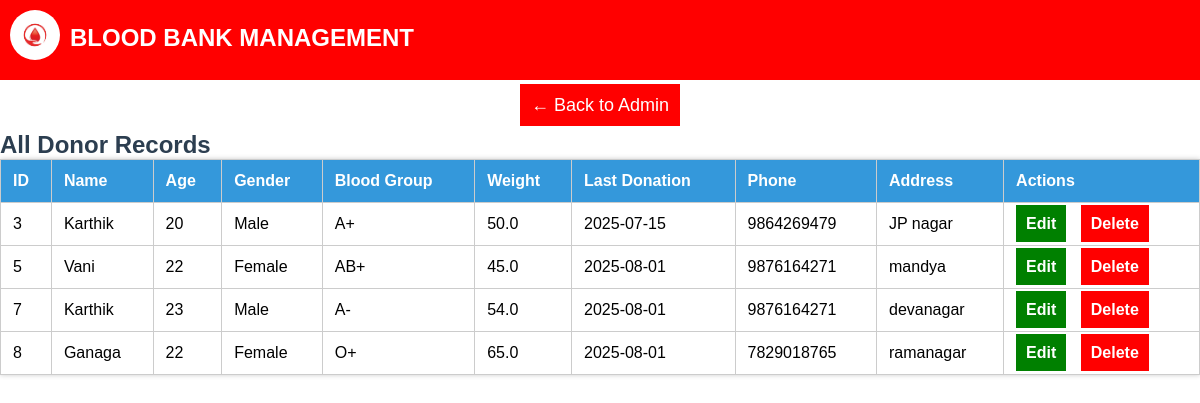
The page /manage_donor on the database as committed earlier.
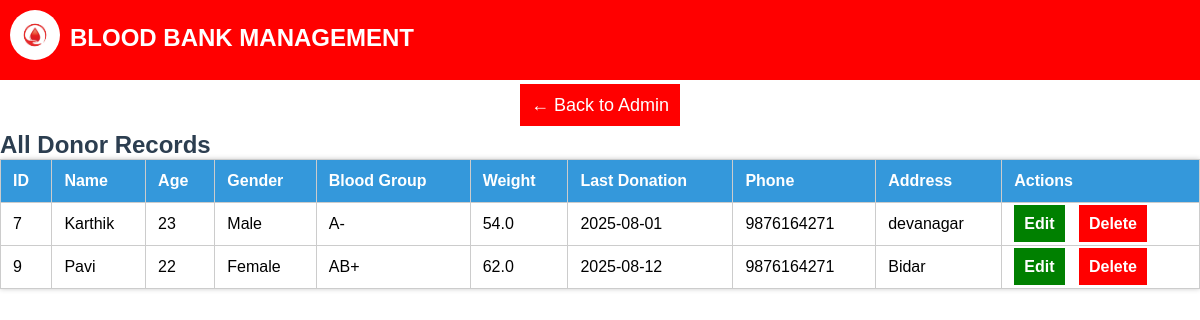
The same page on the database as committed later.
### tables this page shows
CREATE TABLE donor (
            donor_id INTEGER PRIMARY KEY AUTOINCREMENT,
            name TEXT NOT NULL,
            age INTEGER NOT NULL,
            gender TEXT NOT NULL,
            blood_group TEXT NOT NULL,
            weight REAL NOT NULL,
            last_donation TEXT NOT NULL,
            phone TEXT NOT NULL,
            address TEXT NOT NULL
        );

### app.py (the view)
@app.route('/manage_donor')
def manage_donor():
    print("Manage Donor route called")
    conn = sqlite3.connect('database.db')
    cur = conn.cursor()
    cur.execute("SELECT * FROM donor")
    donors = cur.fetchall()
    conn.close()
    print("Retreved donors: ", donors)
    return render_template('Manage_donor.html', donors=donors)

### templates/Manage_donor.html (shortened to what this page needs)
<!DOCTYPE html>
<html>
<head>
    <link rel="stylesheet" href="{{ url_for('static', filename='style1.css') }}">
</head>
<body>
     <div class="navbar">
        <p><span><img src="{{ url_for('static', filename='images/logo.png')}}" alt=""></span> <h2>BLOOD BANK MANAGEMENT</h2></p>
    </div>
    <div style="text-align: center; margin: 15px;">
        <a href="{{ url_for('admin') }}" style="font-size: 18px; text-decoration: none; color: white; border: 1px solid red; padding: 10px; background-color: red;">← Back to Admin</a>
    </div>
    <h2>All Donor Records</h2>
    <div class="container">
        <table border="1" cellpadding="10" cellspacing="0">
            <thead>
                <tr>
                    <th>ID</th><th>Name</th><th>Age</th><th>Gender</th><th>Blood Group</th>
                    <th>Weight</th><th>Last Donation</th><th>Phone</th><th>Address</th><th>Actions</th>
                </tr>
            </thead>
            <tbody>
                {% for donor in donors %}
                <tr>
                    <td>{{ donor[0] }}</td>
                    <td>{{ donor[1] }}</td>
                    <td>{{ donor[2] }}</td>
                    <td>{{ donor[3] }}</td>
                    <td>{{ donor[4] }}</td>
                    <td>{{ donor[5] }}</td>
                    <td>{{ donor[6] }}</td>
                    <td>{{ donor[7] }}</td>
                    <td>{{ donor[8] }}</td>
                    <td>
                        <a href="/edit_donor/{{ donor[0] }}" style="color: white; padding: 10px;background-color: green; text-decoration: none;">Edit</a>
                        <a href="/delete_donor/{{ donor[0] }}" onclick="return confirem('Are you sure you want to delete {{ donor[1] }}?')" style="color: white; padding: 10px;background-color: red; text-decoration: none; margin-left: 10px;">Delete</a>
                    </td>
                </tr>
                {% endfor %}
            </tbody>
        </table>
    </div>
</body>
</html>

### static/style1.css (style rules this page uses)
* { margin: 0%; padding: 0%; box-sizing: border-box; font-family: Verdana, Geneva, Tahoma, sans-serif; }
html, body { height: 100%; overflow-y: auto; overflow-x: hidden; }
.navbar { background-color: red; height: 80px; }
.navbar h2 { color: white; position: relative; top: -30px; left: 70px; }
span img { width: 50px; border-radius: 100px; position: relative; top: 10px; left: 10px; }
a { color: white; text-decoration: none; padding-left: 8px; }
.container { display: flex; align-items: center; justify-content: space-between; }
h2 { color: #2c3e50; }
.container a { color: white; text-decoration: none; font-weight: bold; width: 100%; }
table { width: 100%; border-collapse: collapse; background-color: white; box-shadow: 0px 0px 5px #ccc; }
th, td { padding: 12px; border: 1px solid #ccc; text-align: left; }
th { background-color: #3498db; color: white; }

Rows that differ between the two databases and show on the page:
removed donor: donor_id "3", name "Karthik", age "20", gender "Male", blood_group "A+", weight "50.0", last_donation "2025-07-15", phone "9864269479", address "JP nagar"
removed donor: donor_id "5", name "Vani", age "22", gender "Female", blood_group "AB+", weight "45.0", last_donation "2025-08-01", phone "9876164271", address "mandya"
removed donor: donor_id "8", name "Ganaga", age "22", gender "Female", blood_group "O+", weight "65.0", last_donation "2025-08-01", phone "7829018765", address "ramanagar"
added donor: donor_id "9", name "Pavi", age "22", gender "Female", blood_group "AB+", weight "62.0", last_donation "2025-08-12", phone "9876164271", address "Bidar"
